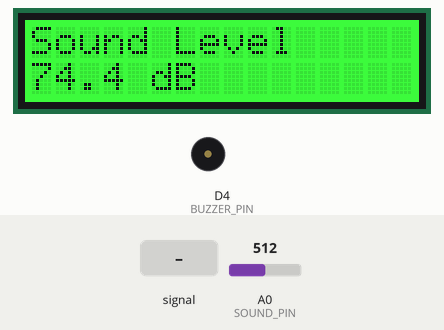
Recording of a sketch running on a simulated Arduino Uno R4 WiFi. On the bench: 16×2 character LCD, buzzer (waves = sounding, pin HIGH). The test bench sets the inputs (shaded band); at power-on: A0 (SOUND_PIN) = 512. WiFi joins after 1.5 s; servers stay silent unless stated; uploads are accepted with an empty reply; what the sketch prints to the serial monitor is not drawn.

Above: at 3.7 s.
3.8 s: A0 (SOUND_PIN) fed a 200 Hz sine of ±255 counts around its level
At 4.43 s:
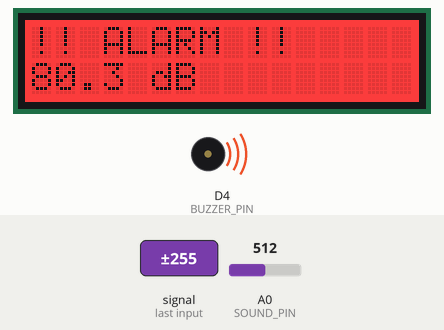
6.1 s: A0 (SOUND_PIN) set to 308
At 6.9 s:
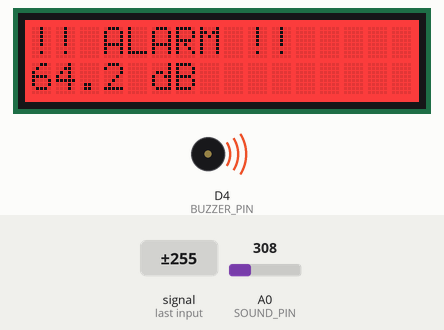
7.7 s: A0 (SOUND_PIN) set to 288
At 9.91 s:
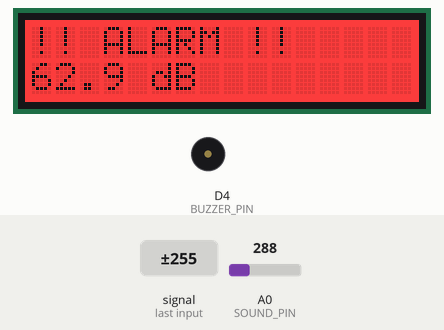
10.7 s: A0 (SOUND_PIN) set to 584
At 11.8 s:
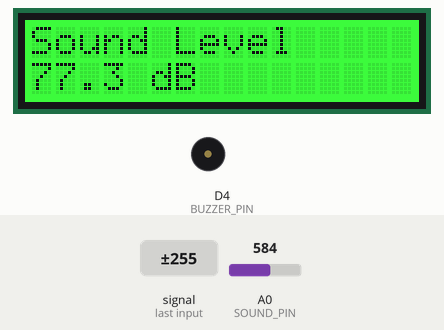
13.7 s: A0 (SOUND_PIN) set to 606
At 14.5 s:
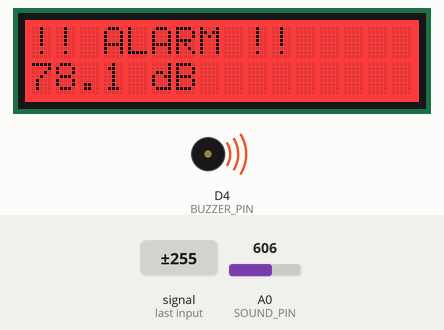
15.4 s: A0 (SOUND_PIN) fed a 1000 Hz sine of ±255 counts around its level
At 29.42 s:
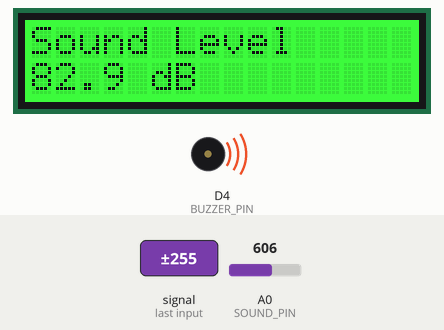
Timing chart, 0 to 61.9 s (numbered marks = the images above; inputs shaded):
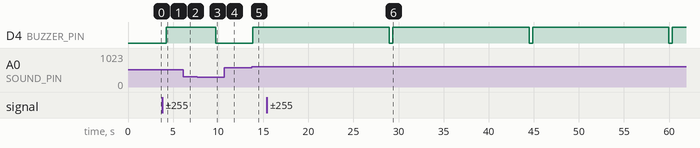

The sketch:

sound_alarm.ino
```cpp
// Sound Alarm — Arduino UNO R4 WiFi
// State machine: IDLE → ALARM → log to Firestore → IDLE
//
// Libraries needed (install via Library Manager):
//   ArduinoJson, Grove LCD RGB Backlight (search "rgb_lcd")
//
// Firestore rules must allow unauthenticated writes to the "events" collection,
// or update the rules to: allow write: if true;  (for the events path)
#include <WiFiS3.h>
#include <WiFiUdp.h>
#include <ArduinoJson.h>
#include "rgb_lcd.h"
#include <time.h>

// ── Config ────────────────────────────────────────────────────────────────────
const char* WIFI_SSID            = "IOT-MPSK";
const char* WIFI_PASSWORD        = "rhgbnvfv";
const char* FIRESTORE_HOST       = "firestore.googleapis.com";
const char* FIRESTORE_PROJECT_ID = "iot-dashboard-b0b46";
const char* FIRESTORE_API_KEY    = "AIzaSyAIdrzuEPa4ELiRhP1meKWEZkjJKVwV1lg";
const char* DEVICE_NAME          = "Arduino-UNO-R4";

// ── Pins ──────────────────────────────────────────────────────────────────────
const int SOUND_PIN  = A0;
const int BUZZER_PIN = 4;

// ── Thresholds ────────────────────────────────────────────────────────────────
const int  ALARM_THRESHOLD   = 600;   // ADC value that triggers alarm
const int  SILENCE_THRESHOLD = 300;   // ADC value considered quiet (hysteresis)
const long ALARM_HOLD_MS     = 2000;  // Stay in alarm at least this long after sound drops
const long MAX_ALARM_MS      = 15000; // Hard cap: alarm always exits after this many ms

// ── NTP retry ─────────────────────────────────────────────────────────────────
const long NTP_RETRY_MS      = 15000;   // Retry every 30 s until first sync
const long NTP_RESYNC_MS     = 3600000; // Re-sync every hour once synced

// ── Grove LCD RGB Backlight V5.0 (16×2) ──────────────────────────────────────
rgb_lcd lcd;

// ── State machine ─────────────────────────────────────────────────────────────
enum State { IDLE, ALARM };
State state = IDLE;

// ── Alarm tracking ────────────────────────────────────────────────────────────
unsigned long alarmStartMs = 0;
unsigned long lastLoudMs   = 0;
int           peakAdc      = 0;

// ── NTP time tracking ─────────────────────────────────────────────────────────
unsigned long ntpEpoch        = 0;
unsigned long ntpMillis       = 0;
bool          timeSynced      = false;
unsigned long lastNtpAttemptMs = 0;

WiFiSSLClient wifiClient;
WiFiUDP       udp;

// ── ADC → dB ─────────────────────────────────────────────────────────────────
float adcToDb(int adc) {
  if (adc <= 0) return 30.0f;
  return 30.0f + 60.0f * log10f(1.0f + (adc / 1023.0f) * 9.0f);
}

// ── LCD draw ──────────────────────────────────────────────────────────────────
// Normal: green backlight. Alarm: red backlight.
void drawLcd(float db, bool alarm) {
  lcd.clear();
  if (alarm) {
    lcd.setRGB(255, 0, 0);
    lcd.setCursor(0, 0);
    lcd.print("!! ALARM !!     ");
    lcd.setCursor(0, 1);
    lcd.print(db, 1);
    lcd.print(" dB         ");
  } else {
    lcd.setRGB(0, 255, 0);
    lcd.setCursor(0, 0);
    lcd.print("Sound Level     ");
    lcd.setCursor(0, 1);
    lcd.print(db, 1);
    lcd.print(" dB         ");
  }
}

// ── NTP sync ─────────────────────────────────────────────────────────────────
void syncNTP() {
  byte packet[48] = {};
  packet[0] = 0b11100011; // LI=0, Version=4, Mode=3 (client)
  packet[2] = 6;
  packet[3] = 0xEC;
  packet[12] = 49; packet[13] = 0x4E; packet[14] = 49; packet[15] = 52;

  IPAddress ntpIP;
  WiFi.hostByName("pool.ntp.org", ntpIP);
  udp.begin(2390);
  udp.beginPacket(ntpIP, 123);
  udp.write(packet, 48);
  udp.endPacket();

  delay(1000);
  if (udp.parsePacket() >= 48) {
    udp.read(packet, 48);
    unsigned long secs = (unsigned long)packet[40] << 24 |
                         (unsigned long)packet[41] << 16 |
                         (unsigned long)packet[42] <<  8 |
                         (unsigned long)packet[43];
    ntpEpoch  = secs - 2208988800UL; // NTP epoch → Unix epoch
    ntpMillis = millis();
    timeSynced = true;
    Serial.println("NTP sync OK");
  } else {
    Serial.println("NTP sync failed — timestamps will be invalid");
  }
  udp.stop();
}

unsigned long nowEpoch() {
  return ntpEpoch + (millis() - ntpMillis) / 1000UL;
}

String epochToRFC3339(unsigned long epoch) {
  time_t t = (time_t)epoch;
  struct tm* gmt = gmtime(&t);
  char buf[25];
  snprintf(buf, sizeof(buf), "%04d-%02d-%02dT%02d:%02d:%02dZ",
    gmt->tm_year + 1900, gmt->tm_mon + 1, gmt->tm_mday,
    gmt->tm_hour, gmt->tm_min, gmt->tm_sec);
  return String(buf);
}

// ── Firestore log ─────────────────────────────────────────────────────────────
// Writes one document to the "events" collection matching the dashboard schema:
//   time (timestampValue), db (doubleValue), duration (doubleValue), deviceName (stringValue)
void logToFirestore(float peakDb, float durationSec, const String& timestamp) {
  if (WiFi.status() != WL_CONNECTED) {
    Serial.println("WiFi disconnected — skipping log");
    return;
  }

  StaticJsonDocument<512> doc;
  JsonObject fields = doc.createNestedObject("fields");
  fields["time"]["timestampValue"]    = timestamp;
  fields["db"]["doubleValue"]         = peakDb;
  fields["duration"]["doubleValue"]   = durationSec;
  fields["deviceName"]["stringValue"] = DEVICE_NAME;

  char body[512];
  int bodyLen = serializeJson(doc, body, sizeof(body));

  String path = "/v1/projects/";
  path += FIRESTORE_PROJECT_ID;
  path += "/databases/(default)/documents/events?key=";
  path += FIRESTORE_API_KEY;

  if (!wifiClient.connect(FIRESTORE_HOST, 443)) {
    Serial.println("Firestore connect failed");
    return;
  }

  wifiClient.print("POST "); wifiClient.print(path); wifiClient.println(" HTTP/1.1");
  wifiClient.print("Host: "); wifiClient.println(FIRESTORE_HOST);
  wifiClient.println("Content-Type: application/json");
  wifiClient.println("Connection: close");
  wifiClient.print("Content-Length: "); wifiClient.println(bodyLen);
  wifiClient.println();
  wifiClient.print(body);

  unsigned long t = millis();
  while (!wifiClient.available() && millis() - t < 8000);
  if (wifiClient.available()) {
    Serial.println("Firestore: " + wifiClient.readStringUntil('\n'));
  }
  wifiClient.stop();
}

// ── Setup ─────────────────────────────────────────────────────────────────────
void setup() {
  Serial.begin(9600);
  pinMode(BUZZER_PIN, OUTPUT);
  digitalWrite(BUZZER_PIN, LOW);

  lcd.begin(16, 2);
  lcd.setRGB(0, 255, 0);
  lcd.setCursor(0, 0);
  lcd.print("Smart Sound");
  lcd.setCursor(0, 1);
  lcd.print("Connecting...");

  WiFi.begin(WIFI_SSID, WIFI_PASSWORD);
  Serial.print("WiFi");
  for (int i = 0; i < 20 && WiFi.status() != WL_CONNECTED; i++) {
    delay(500);
    Serial.print(".");
  }
  Serial.println(WiFi.status() == WL_CONNECTED ? " connected" : " failed");

  if (WiFi.status() == WL_CONNECTED) syncNTP();
  lastNtpAttemptMs = millis();

  lcd.clear();
}

// ── Loop ──────────────────────────────────────────────────────────────────────
void loop() {
  // Retry NTP: every 30 s until first sync, then re-sync hourly
  unsigned long nowMs = millis();
  long ntpInterval = timeSynced ? NTP_RESYNC_MS : NTP_RETRY_MS;
  if ((nowMs - lastNtpAttemptMs) >= (unsigned long)ntpInterval) {
    lastNtpAttemptMs = nowMs;
    if (WiFi.status() == WL_CONNECTED) syncNTP();
  }

  int adc = analogRead(SOUND_PIN);
  float db = adcToDb(adc);

  if (state == IDLE) {
    drawLcd(db, false);

    if (adc >= ALARM_THRESHOLD) {
      state        = ALARM;
      alarmStartMs = millis();
      lastLoudMs   = millis();
      peakAdc      = adc;
      digitalWrite(BUZZER_PIN, HIGH);
      Serial.println("ALARM triggered");
    }

  } else { // ALARM
    if (adc > peakAdc) peakAdc = adc;
    if (adc >= SILENCE_THRESHOLD) lastLoudMs = millis();

    drawLcd(db, true);

    // Return to idle when quiet + hold elapsed, OR hard cap reached
    bool isQuiet  = adc < SILENCE_THRESHOLD && (millis() - lastLoudMs) >= (unsigned long)ALARM_HOLD_MS;
    bool timedOut = (millis() - alarmStartMs) >= (unsigned long)MAX_ALARM_MS;
    if (isQuiet || timedOut) {
      digitalWrite(BUZZER_PIN, LOW);

      float peakDb      = adcToDb(peakAdc);
      float durationSec = (millis() - alarmStartMs) / 1000.0f;
      String ts         = timeSynced ? epochToRFC3339(nowEpoch()) : "1970-01-01T00:00:00Z";

      Serial.print("Logging — db="); Serial.print(peakDb);
      Serial.print(" duration="); Serial.print(durationSec);
      Serial.print("s time="); Serial.println(ts);

      logToFirestore(peakDb, durationSec, ts);

      state = IDLE;
      Serial.println("IDLE");
    }
  }

  delay(100);
}
```

Measured:
- the behaviour switches between 300 and 299 on A0 (SOUND_PIN) (found by bisection; images 2 and 3)
- the behaviour switches between 599 and 600 on A0 (SOUND_PIN) (found by bisection; images 4 and 5)
- after the input at 3.8 s, D4 (BUZZER_PIN): LOW → HIGH after 0.43 s; the display: first changes after 0.16 s (image 1 shows a later state)
- after the input at 7.7 s, D4 (BUZZER_PIN): HIGH → LOW after 2.0 s; the display: changes after 0.14 s (image 3)
- after the input at 10.7 s, the display: changes after 0.08 s (image 4)
- after the input at 13.7 s, D4 (BUZZER_PIN): LOW → HIGH after 0.15 s; the display: first changes after 0.15 s (image 5 shows a later state)
- after the input at 15.4 s, the display: first changes after 0.06 s (image 6 shows a later state)
